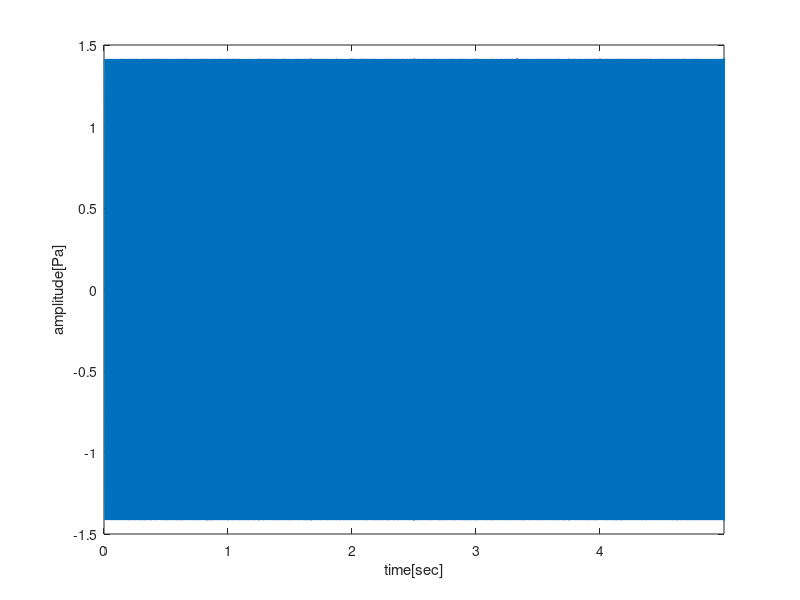

MATLAB code to generate this figure: (Note: this script raises an error after producing the figure.)

%% start %%

%% クリア
clc;
clear;

%% 定数
T = 5;
fs = 192e3;

%% 時間ベクトル
t = 0 : 1/fs : T - 1/fs;

%% チャープ信号 の作成
f0 = 0;
t1 = T;
f1 = fs/2;
y = chirp(t,f0,t1,f1) * sqrt(2);

%% プロット
figure('position', [0, 0, 800*sqrt(2), 800]);
plot( t , y );
xlim([ t(1) t(end) ]);
ylabel( 'amplitude[Pa]' );
xlabel( 'time[sec]' );
ax = gca;
ax.FontSize = 17;

%% 三段の図を作成する
func_make_three_tiered_diagram(t,y,fs,1,'./make_three_tiered_diagram/chirp_three_tiered_diagram.png');

%% pure tone の作成
f1 = 10e3;
y = sqrt(2) * sin( 2 * pi * f1 * t );

%% プロット
figure('position', [0, 0, 800*sqrt(2), 800]);
plot( t , y );
xlim([ t(1) t(end) ]);
ylabel( 'amplitude[Pa]' );
xlabel( 'time[sec]' );
ax = gca;
ax.FontSize = 17;

%% 三段の図を作成する
func_make_three_tiered_diagram(t,y,fs,0,'./make_three_tiered_diagram/pure_tone_three_tiered_diagram.png');

%% end %%

% 信号のパワースペクトル密度
function [freq,l,ave] = plot_psd(y,fs,cl)

  N = length( y );
  xdft = fft( y );
  xdft = xdft( 1:N/2+1 );
  psdx = (1/(fs*N)) * abs(xdft).^2;
  psdx(2:end-1) = 2*psdx(2:end-1);
  freq = fs*(0:(N/2))/N;

  ave = mean( 10*log10(psdx) );
  l = plot(freq/1e3,10*log10(psdx),'Color',cl);

  ylabel('power/frequency[dB/Hz]');
  xlabel('frequency[Hz]');

  xlim([ freq(1)/1e3 freq(end)/1e3 ]);

  ax = gca;
  ax.FontSize = 17;
end

% 信号のパワースペクトル
function [f,l,ave] = plot_ps(y,fs,cl)

  Y = fft( y );
  L = length( y );
  A = abs( Y/L );
  A = A( 1:L/2+1 );
  A = A.^2;
  A(2:end-1) = 2*A(2:end-1);
  f = fs*(0:(L/2))/L;

  ave = mean( 10*log10(A/(20e-6).^2) );
  l = plot(f/1e3,10*log10(A/(20e-6).^2),'Color',cl);

  ylabel( 'power[dB SPL]' );
  xlabel( 'frequency[kHz]' );

  xlim([ f(1)/1e3 f(end)/1e3 ]);
  ylim([-300 200]);
  ax = gca;

  ax.FontSize = 17;
end

function func_make_three_tiered_diagram(t,y,fs,random,filename)
  figure('position', [0, 0, 800*sqrt(2), 800]);

  sgtitle('Make Three Tiered Diagram');

  % 信号のプロット
  s1 = subplot(3,1,1);

  plot( t , y );
  ylabel( 'amplitude[Pa]' );
  xlabel( 'time[sec]' );
  xlim([ t(1) t(end) ]);
  ax = gca;
  ax.FontSize = 17;

  if random == 1

    s2 = subplot(3,1,2);

    [f,l,ave_sig] = plot_psd(y,fs,[0 0.4470 0.7410]);

    % 信号のスペクトグラム
    s3 = subplot(3,1,3);

    Temporal_Sensitivity_Profile = 0.1;
    spectrogram(y,256,120,256,fs,'yaxis');
    ylim([ f(1)/1e3 f(end)/1e3 ]);
    ylabel( 'frequency[kHz]' );
    xlabel( 'time[sec]' );
    ax = gca;
    ax.FontSize = 17;

  else

    s2 = subplot(3,1,2);

    [f,l,ave_sig] = plot_ps(y,fs,[0 0.4470 0.7410]);

    % 信号のスペクトグラム
    s3 = subplot(3,1,3);

    Temporal_Sensitivity_Profile = 0.1;
    spectrogram(y,256,120,256,fs,'yaxis');
    ylim([ f(1)/1e3 f(end)/1e3 ]);
    ylabel( 'frequency[kHz]' );
    xlabel( 'time[sec]' );
    ax = gca;
    ax.FontSize = 17;

  end

  s1Pos = get(s1,'position');
  s2Pos = get(s2,'position');
  s3Pos = get(s3,'position');
  s2Pos(3:4) = [s1Pos(3:4)];
  s3Pos(3:4) = [s1Pos(3:4)];
  set(s2,'position',s2Pos);
  set(s3,'position',s3Pos);

  if filename ~= 0
    f = gcf;
    exportgraphics(f,filename,'Resolution',500);
  end

end
